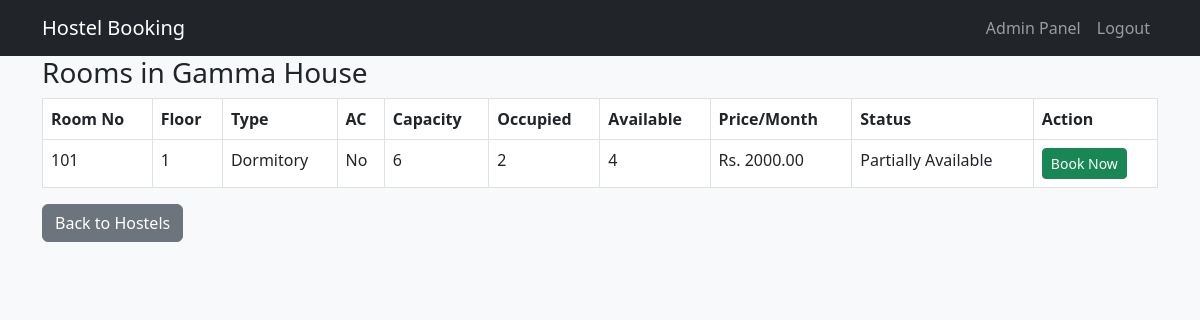
/student/room_details.php?hostel_id=3 (signed in), run on the app's committed database.
### tables this page shows
CREATE TABLE hostels (
    id INT AUTO_INCREMENT PRIMARY KEY,
    name VARCHAR(100) NOT NULL,
    type ENUM('Boys','Girls','Mixed') NOT NULL,
    address TEXT,
    total_rooms INT DEFAULT 0,
    description TEXT
);

CREATE TABLE rooms (
    id INT AUTO_INCREMENT PRIMARY KEY,
    hostel_id INT NOT NULL,
    room_number VARCHAR(20) NOT NULL,
    floor INT NOT NULL,
    room_type ENUM('Single','Double','Triple','Dormitory') NOT NULL,
    has_ac BOOLEAN DEFAULT FALSE,
    capacity INT NOT NULL,
    current_occupancy INT DEFAULT 0,
    price_per_month DECIMAL(10,2) NOT NULL,
    status ENUM('Available','Partially Available','Full','Maintenance') DEFAULT 'Available',
    FOREIGN KEY (hostel_id) REFERENCES hostels(id) ON DELETE CASCADE,
    UNIQUE KEY unique_room_per_hostel (hostel_id, room_number)
);

### student/room_details.php (the view, shortened to what this page needs)
<?php
require_once '../config/db.php';
include '../includes/header.php';
$hostel_id = isset($_GET['hostel_id']) ? (int)$_GET['hostel_id'] : 0;
$hostel = mysqli_fetch_assoc(mysqli_query($conn, "SELECT * FROM hostels WHERE id=$hostel_id"));
$rooms = mysqli_query($conn, "SELECT * FROM rooms WHERE hostel_id=$hostel_id AND status != 'Maintenance' ORDER BY floor, room_number");
?>
<h3>Rooms in <?= $hostel['name'] ?></h3>
<table class="table table-bordered">
<thead>
<tr><th>Room No</th><th>Floor</th><th>Type</th><th>AC</th><th>Capacity</th><th>Occupied</th><th>Available</th><th>Price/Month</th><th>Status</th><th>Action</th></tr>
</thead>
<tbody>
<?php while($room = mysqli_fetch_assoc($rooms)):
    $available = $room['capacity'] - $room['current_occupancy'];
?>
<tr>
    <td><?= $room['room_number'] ?></td>
    <td><?= $room['floor'] ?></td>
    <td><?= $room['room_type'] ?></td>
    <td><?= $room['has_ac'] ? 'Yes' : 'No' ?></td>
    <td><?= $room['capacity'] ?></td>
    <td><?= $room['current_occupancy'] ?></td>
    <td><?= $available ?></td>
    <td>Rs. <?= $room['price_per_month'] ?></td>
    <td><?= $room['status'] ?></td>
    <td>
        <?php if($available > 0 && $room['status'] != 'Maintenance'): ?>
            <a href="booking_request.php?room_id=<?= $room['id'] ?>" class="btn btn-sm btn-success">Book Now</a>
        <?php else: ?>
            <span class="text-muted">Full</span>
        <?php endif; ?>
    </td>
</tr>
<?php endwhile; ?>
</tbody>
</table>
<a href="browse_hostels.php" class="btn btn-secondary">Back to Hostels</a>
<?php include '../includes/footer.php'; ?>

### assets/css/custom.css (style rules this page uses)
body { background: #f8f9fa; }

### data on the page
hostels: name "Gamma House"
rooms: room_number "101", floor "1", room_type "Dormitory", has_ac "No", capacity "6", current_occupancy "2", available "4", price_per_month "2000.00", status "Partially Available"
